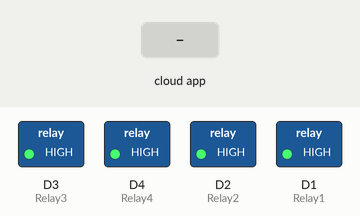
This sketch was run on a simulated ESP8266 (NodeMCU). Parts: switched loads named in the sketch (green lamp = pin HIGH). The inputs (shaded band) are chosen by the test bench. WiFi joins after 1.5 s; servers stay silent unless stated; no MQTT or app messages arrive unless stated; what the sketch prints to the serial monitor is not drawn.

Above: at 2.7 s.
2.8 s: the phone or cloud app sets Switch1 to 0
At 4.0 s:
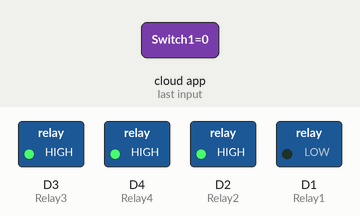
4.3 s: the phone or cloud app sets Switch3 to 0
At 4.8 s:
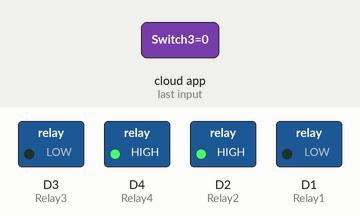
5.8 s: the phone or cloud app sets Switch2 to 0
At 6.3 s:
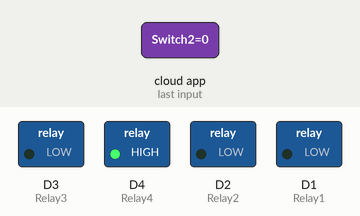
7.3 s: the phone or cloud app sets Switch4 to 0
At 8.2 s:
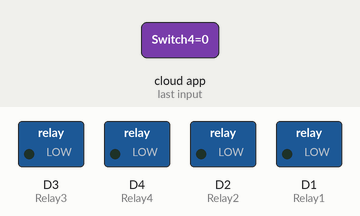
8.8 s: the phone or cloud app sets Switch1 to 1
At 9.7 s:
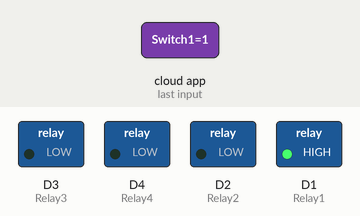
10.3 s: the phone or cloud app sets Switch3 to 1
At 11.7 s:
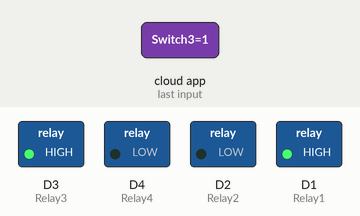
Timing chart, 0 to 12.8 s (numbered marks = the images above; inputs shaded):
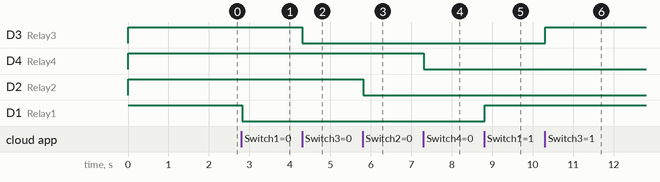

The sketch:

Project2.ino
```cpp
#include <ESP8266WiFi.h>
#include "Adafruit_MQTT.h"
#include "Adafruit_MQTT_Client.h"

#define Relay1            D1
#define Relay2            D2
#define Relay3            D3
#define Relay4            D4

#define WLAN_SSID       "AbhinavmiA3"             // Your SSID
#define WLAN_PASS       "aaaaaaaa"        // Your password

/********* Adafruit.io Setup ***********/

#define AIO_SERVER      "io.adafruit.com" //Adafruit Server
#define AIO_SERVERPORT  1883
#define AIO_USERNAME    "abhinavprkash"            // Username
#define AIO_KEY         "aio_wtqI08olKd6q6cnd8qYVyOv6ocYC"   // Auth Key

//WIFI CLIENT
WiFiClient client;

Adafruit_MQTT_Client mqtt(&client, AIO_SERVER, AIO_SERVERPORT, AIO_USERNAME, AIO_KEY);

Adafruit_MQTT_Subscribe Light1 = Adafruit_MQTT_Subscribe(&mqtt, AIO_USERNAME"/feeds/Switch1"); // Feeds name should be same everywhere
Adafruit_MQTT_Subscribe Light2 = Adafruit_MQTT_Subscribe(&mqtt, AIO_USERNAME "/feeds/Switch2");
Adafruit_MQTT_Subscribe Light3 = Adafruit_MQTT_Subscribe(&mqtt, AIO_USERNAME "/feeds/Switch3");
Adafruit_MQTT_Subscribe Light4 = Adafruit_MQTT_Subscribe(&mqtt, AIO_USERNAME "/feeds/Switch4");

void MQTT_connect();

void setup() {
  Serial.begin(115200);

  pinMode(Relay1, OUTPUT);
  pinMode(Relay2, OUTPUT);
  pinMode(Relay3, OUTPUT);
  pinMode(Relay4, OUTPUT);
  digitalWrite(Relay1, HIGH);
  digitalWrite(Relay2, HIGH);
  digitalWrite(Relay3, HIGH);
  digitalWrite(Relay4, HIGH);
  // Connect to WiFi access point.
  Serial.println(); Serial.println();
  Serial.print("Connecting to ");
  Serial.println(WLAN_SSID);

  WiFi.begin(WLAN_SSID, WLAN_PASS);
  while (WiFi.status() != WL_CONNECTED) {
    delay(500);
    Serial.print(".");
  }
  Serial.println();

  Serial.println("WiFi connected");
  Serial.println("IP address: ");
  Serial.println(WiFi.localIP());

  mqtt.subscribe(&Light1);
  mqtt.subscribe(&Light3);
  mqtt.subscribe(&Light2);
  mqtt.subscribe(&Light4);
}

void loop() {

  MQTT_connect();


  Adafruit_MQTT_Subscribe *subscription;
  while ((subscription = mqtt.readSubscription(20000))) {
    if (subscription == &Light1) {
      Serial.print(F("Got1: "));
      Serial.println((char *)Light1.lastread);
      int Light1_State = atoi((char *)Light1.lastread);
      //(Light1_State == HIGH)? Light1_State = 0 : Light1_State =1;
      digitalWrite(Relay1, Light1_State);

    }
    if (subscription == &Light2) {
      Serial.print(F("Got2: "));
      Serial.println((char *)Light2.lastread);
      int Light2_State = atoi((char *)Light2.lastread);
      //(Light2_State == HIGH)? Light2_State = 0 : Light2_State =1;
      digitalWrite(Relay2, Light2_State);
    }
    if (subscription == &Light3) {
      Serial.print(F("Got3: "));
      Serial.println((char *)Light3.lastread);
      int Light3_State = atoi((char *)Light3.lastread);
      //(Light3_State == HIGH)? Light3_State = 0 : Light3_State =1;
      digitalWrite(Relay3, Light3_State);
    }
    if (subscription == &Light4) {
      Serial.print(F("Got4: "));
      Serial.println((char *)Light4.lastread);
      int Light4_State = atoi((char *)Light4.lastread);
      //(Light4_State == HIGH)? Light4_State = 0 : Light4_State =1;
      digitalWrite(Relay4, Light4_State);

    }
  }


}

void MQTT_connect() {
  int8_t ret;

  if (mqtt.connected()) {
    return;
  }

  Serial.print("Connecting to MQTT... ");

  uint8_t retries = 3;

  while ((ret = mqtt.connect()) != 0) {
    Serial.println(mqtt.connectErrorString(ret));
    Serial.println("Retrying MQTT connection in 5 seconds...");
    mqtt.disconnect();
    delay(5000);
    retries--;
    if (retries == 0) {
      while (1);
    }
  }
  Serial.println("MQTT Connected!");

}
```

Measured:
- after the input at 2.8 s, D1 (Relay1): HIGH → LOW at once
- after the input at 4.3 s, D3 (Relay3): HIGH → LOW at once
- after the input at 5.8 s, D2 (Relay2): HIGH → LOW at once
- after the input at 7.3 s, D4 (Relay4): HIGH → LOW at once
- after the input at 8.8 s, D1 (Relay1): LOW → HIGH at once
- after the input at 10.3 s, D3 (Relay3): LOW → HIGH at once
